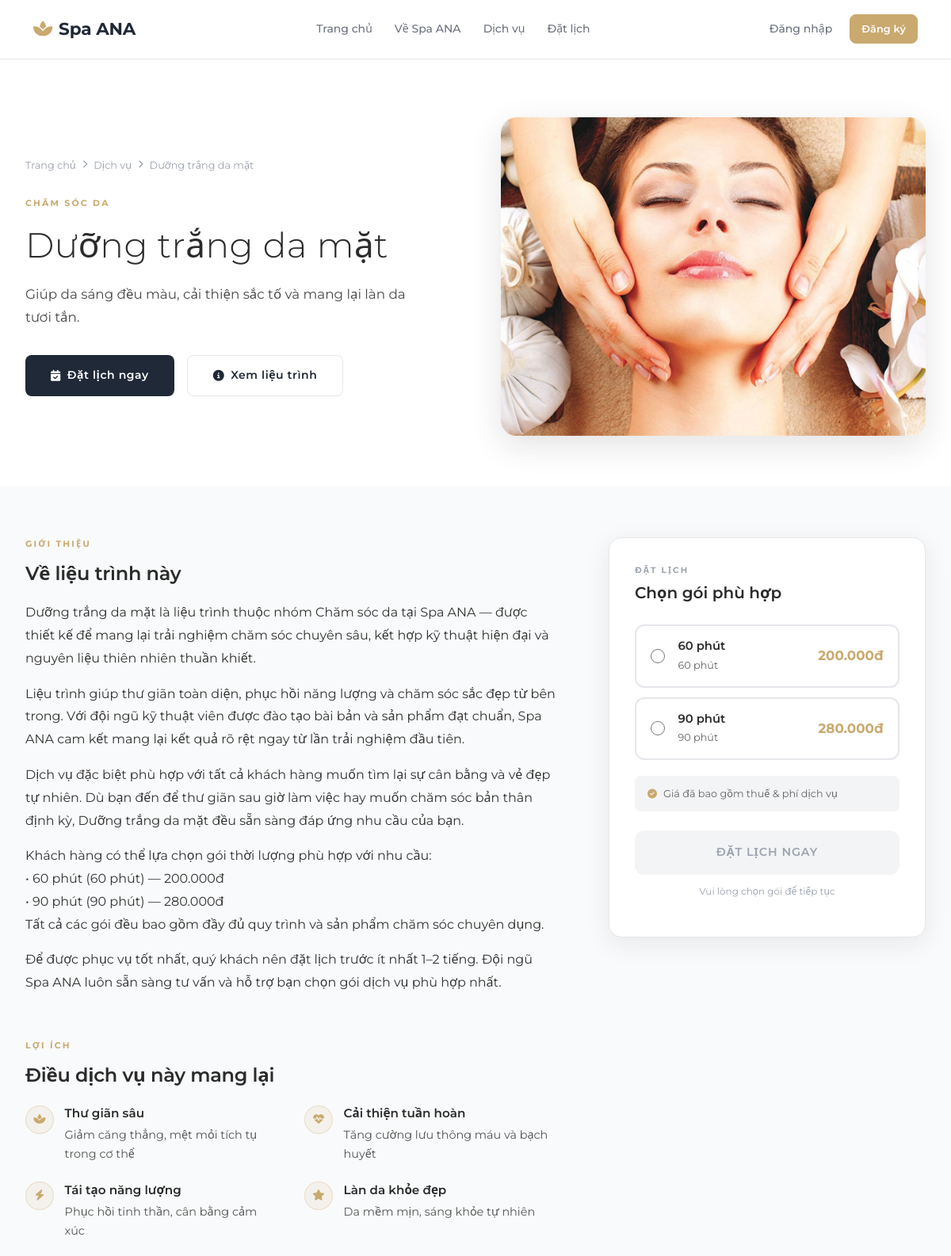
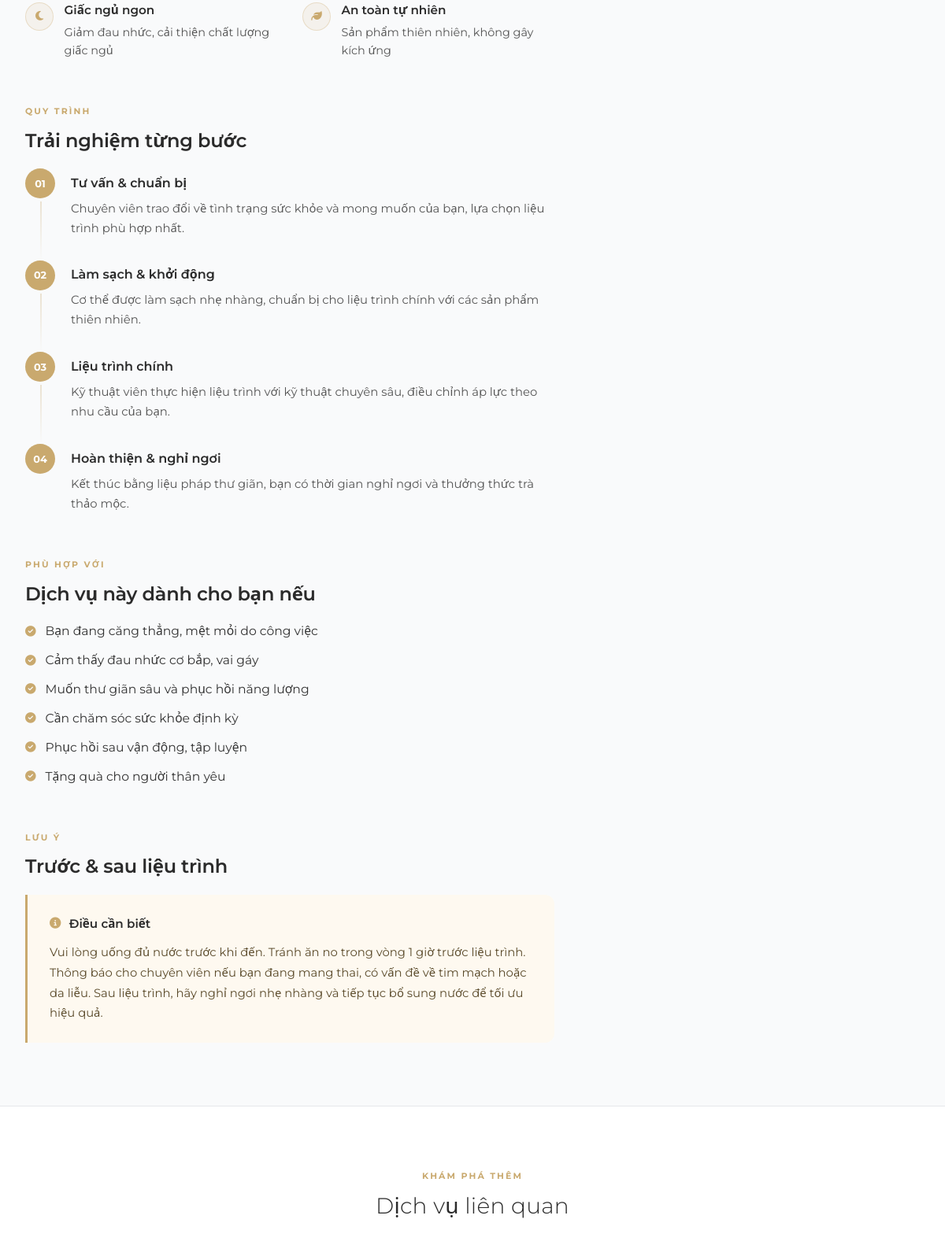
The page /service/1/ (upper part) on the database its author committed (2 pictures, top to bottom).
### spa_services/models.py (models this page shows, shortened)
class Service(models.Model):
    STATUS_CHOICES = [
        ('ACTIVE', 'Đang hoạt động'),
        ('INACTIVE', 'Ngừng hoạt động'),
    ]
    category = models.ForeignKey(
        ServiceCategory, on_delete=models.PROTECT,
        related_name='services', verbose_name='Danh mục'
    )
    code = models.CharField(max_length=10, unique=True, blank=True, verbose_name='Mã dịch vụ')
    name = models.CharField(max_length=150, verbose_name='Tên dịch vụ')
    slug = models.SlugField(max_length=150, unique=True, blank=True, null=True, verbose_name='Slug')
    short_description = models.CharField(max_length=255, blank=True, null=True, verbose_name='Mô tả ngắn')
    description = models.TextField(blank=True, null=True, verbose_name='Mô tả chi tiết')
    status = models.CharField(max_length=20, choices=STATUS_CHOICES, default='ACTIVE', verbose_name='Trạng thái')
    image = models.ImageField(
        upload_to='services/',
        blank=False,
        null=False,
        default='',
        verbose_name='Hình ảnh dịch vụ'
    )
    created_by = models.ForeignKey(
        User, on_delete=models.PROTECT,
        related_name='services_created', verbose_name='Người tạo'
    )
    updated_by = models.ForeignKey(
        User, on_delete=models.SET_NULL,
        null=True, blank=True,
        related_name='services_updated', verbose_name='Người cập nhật'
    )
    created_at = models.DateTimeField(auto_now_add=True, verbose_name='Thời điểm tạo')
    updated_at = models.DateTimeField(auto_now=True, null=True, blank=True, verbose_name='Thời điểm cập nhật')
    class Meta:
        db_table = 'services'
        verbose_name = 'Dịch vụ'
        verbose_name_plural = 'Dịch vụ'
        ordering = ['-created_at']
        constraints = [
            models.CheckConstraint(
                check=models.Q(status__in=['ACTIVE', 'INACTIVE']),
                name='service_status_valid'
            ),
        ]
    def get_image_url(self):
        if self.image:
            try:
                return self.image.url
            except Exception:
                pass
        return "https://images.unsplash.com/photo-1570172619644-dfd03ed5d881?w=400"

class ServiceCategory(models.Model):
    STATUS_CHOICES = [
        ('ACTIVE', 'Đang hoạt động'),
        ('INACTIVE', 'Ngừng hoạt động'),
    ]
    code = models.CharField(max_length=10, unique=True, verbose_name='Mã danh mục')
    name = models.CharField(max_length=100, unique=True, verbose_name='Tên danh mục')
    slug = models.SlugField(max_length=120, unique=True, blank=True, null=True, verbose_name='Slug')
    description = models.CharField(max_length=255, blank=True, null=True, verbose_name='Mô tả')
    status = models.CharField(max_length=20, choices=STATUS_CHOICES, default='ACTIVE', verbose_name='Trạng thái')
    sort_order = models.PositiveIntegerField(default=0, verbose_name='Thứ tự hiển thị')
    created_at = models.DateTimeField(auto_now_add=True, verbose_name='Thời điểm tạo')
    updated_at = models.DateTimeField(auto_now=True, null=True, blank=True, verbose_name='Thời điểm cập nhật')
    class Meta:
        db_table = 'service_categories'
        verbose_name = 'Danh mục dịch vụ'
        verbose_name_plural = 'Danh mục dịch vụ'
        ordering = ['sort_order', 'name']
        constraints = [
            models.CheckConstraint(
                check=models.Q(status__in=['ACTIVE', 'INACTIVE']),
                name='servicecategory_status_valid'
            ),
            models.CheckConstraint(
                check=models.Q(sort_order__gte=0),
                name='servicecategory_sort_order_non_negative'
            ),
        ]

class ServiceVariant(models.Model):
    service = models.ForeignKey(
        Service, on_delete=models.CASCADE,
        related_name='variants', verbose_name='Dịch vụ'
    )
    label = models.CharField(max_length=100, verbose_name='Tên gói',
                             help_text='Ví dụ: 60 phút, 90 phút, Gói cơ bản...')
    duration_minutes = models.PositiveIntegerField(verbose_name='Thời lượng (phút)')
    price = models.DecimalField(
        max_digits=18, decimal_places=2,
        validators=[MinValueValidator(0)],
        verbose_name='Giá (VNĐ)'
    )
    sort_order = models.PositiveIntegerField(default=0, verbose_name='Thứ tự hiển thị')
    class Meta:
        db_table = 'service_variants'
        verbose_name = 'Gói dịch vụ'
        verbose_name_plural = 'Gói dịch vụ'
        ordering = ['sort_order', 'duration_minutes']
        constraints = [
            models.CheckConstraint(
                check=models.Q(duration_minutes__gt=0),
                name='variant_duration_positive'
            ),
            models.CheckConstraint(
                check=models.Q(price__gte=0),
                name='variant_price_non_negative'
            ),
        ]

### spa_services/views.py (the view, shortened to what this page needs)
# urls.py: path('service/<int:service_id>/', views.service_detail, name='service_detail'),
def service_detail(request, service_id):
    try:
        service = Service.objects.get(id=service_id, status='ACTIVE')
    except Service.DoesNotExist:
        return render(request, 'spa_services/service_detail.html', {
            'service': None,
            'not_found': True,
            'related_services': [],
        }, status=404)
    try:
        related_services = (
            Service.objects
            .filter(category=service.category, status='ACTIVE')
            .exclude(id=service_id)
            .prefetch_related('variants')
            .annotate(
                min_price=Min('variants__price'),
                max_price=Max('variants__price'),
                min_duration=Min('variants__duration_minutes'),
                max_duration=Max('variants__duration_minutes'),
                variant_count=Count('variants'),
            )[:4]
        )
    except Exception:
        related_services = []
    return render(request, 'spa_services/service_detail.html', {
        'service': service,
        'related_services': related_services,
    })

### templates/spa_services/service_detail.html (shortened to what this page needs)
{% extends 'spa/base.html' %}
{% load spa_filters %}
{% block content %}
{% if not_found %}
<div class="container" style="padding: 5rem 1rem; text-align: center;">
  <i class="fas fa-exclamation-circle" style="font-size:2.5rem; color:#c8a97e; margin-bottom:1rem; display:block;"></i>
  <p style="font-size:1.05rem; color:#555;">Dịch vụ không tồn tại hoặc đã bị xóa.</p>
  <a href="{% url 'spa_services:service_list' %}" class="sd-btn sd-btn--outline" style="display:inline-flex; margin-top:1rem;">
    <i class="fas fa-arrow-left"></i>&nbsp; Quay lại danh sách dịch vụ
  </a>
</div>
{% else %}
<section class="sd-hero">
  <div class="sd-hero__grid">
    <div class="sd-hero__content">
      <nav class="sd-breadcrumb">
        <a href="{% url 'pages:home' %}">Trang chủ</a>
        <i class="fas fa-chevron-right"></i>
        <a href="{% url 'spa_services:service_list' %}">Dịch vụ</a>
        <i class="fas fa-chevron-right"></i>
        <span>{{ service.name }}</span>
      </nav>
      <span class="sd-hero__cat">{{ service.category.name|default:"Dịch vụ spa" }}</span>
      <h1 class="sd-hero__title">{{ service.name }}</h1>
      {% if service.short_description %}
        <p class="sd-hero__desc">{{ service.short_description }}</p>
      {% else %}
        <p class="sd-hero__desc">Trải nghiệm thư giãn toàn diện, được thiết kế riêng cho bạn</p>
      {% endif %}
      <div class="sd-hero__actions">
        <a href="#booking-card" class="sd-btn sd-btn--primary">
          <i class="fas fa-calendar-check"></i> Đặt lịch ngay
        </a>
        <button onclick="document.querySelector('.sd-body').scrollIntoView({behavior:'smooth'})"
                class="sd-btn sd-btn--outline">
          <i class="fas fa-info-circle"></i> Xem liệu trình
        </button>
      </div>
    </div>
    <div class="sd-hero__img-wrap">
      <img class="sd-hero__img"
           src="{{ service.get_image_url }}"
           alt="{{ service.name }}">
    </div>
  </div>
</section>
<div class="sd-body">
  <div class="sd-body__grid">
    <div class="sd-left">
      {% if service.description %}
      <div class="sd-section">
        <span class="sd-section__eyebrow">Giới thiệu</span>
        <h2 class="sd-section__title">Về liệu trình này</h2>
        <div class="sd-desc">
          {{ service.description|linebreaks }}
        </div>
      </div>
      {% endif %}
      <div class="sd-section">
        <span class="sd-section__eyebrow">Lợi ích</span>
        <h2 class="sd-section__title">Điều dịch vụ này mang lại</h2>
        <ul class="sd-benefits">
          <li class="sd-benefits__item">
            <div class="sd-benefits__icon"><i class="fas fa-spa"></i></div>
            <div class="sd-benefits__text">
              <strong>Thư giãn sâu</strong>
              <p>Giảm căng thẳng, mệt mỏi tích tụ trong cơ thể</p>
            </div>
          </li>
          <li class="sd-benefits__item">
            <div class="sd-benefits__icon"><i class="fas fa-heartbeat"></i></div>
            <div class="sd-benefits__text">
              <strong>Cải thiện tuần hoàn</strong>
              <p>Tăng cường lưu thông máu và bạch huyết</p>
            </div>
          </li>
          <li class="sd-benefits__item">
            <div class="sd-benefits__icon"><i class="fas fa-bolt"></i></div>
            <div class="sd-benefits__text">
              <strong>Tái tạo năng lượng</strong>
              <p>Phục hồi tinh thần, cân bằng cảm xúc</p>
            </div>
          </li>
          <li class="sd-benefits__item">
            <div class="sd-benefits__icon"><i class="fas fa-star"></i></div>
            <div class="sd-benefits__text">
              <strong>Làn da khỏe đẹp</strong>
              <p>Da mềm mịn, sáng khỏe tự nhiên</p>
            </div>
          </li>
          <li class="sd-benefits__item">
            <div class="sd-benefits__icon"><i class="fas fa-moon"></i></div>
            <div class="sd-benefits__text">
              <strong>Giấc ngủ ngon</strong>
              <p>Giảm đau nhức, cải thiện chất lượng giấc ngủ</p>
            </div>
          </li>
          <li class="sd-benefits__item">
            <div class="sd-benefits__icon"><i class="fas fa-leaf"></i></div>
            <div class="sd-benefits__text">
              <strong>An toàn tự nhiên</strong>
              <p>Sản phẩm thiên nhiên, không gây kích ứng</p>
            </div>
          </li>
        </ul>
      </div>
      <div class="sd-section">
        <span class="sd-section__eyebrow">Quy trình</span>
        <h2 class="sd-section__title">Trải nghiệm từng bước</h2>
        <ul class="sd-steps">
          <li class="sd-step">
            <span class="sd-step__num">01</span>
            <div class="sd-step__content">
              <div class="sd-step__title">Tư vấn & chuẩn bị</div>
              <p class="sd-step__desc">Chuyên viên trao đổi về tình trạng sức khỏe và mong muốn của bạn, lựa chọn liệu trình phù hợp nhất.</p>
            </div>
          </li>
          <li class="sd-step">
            <span class="sd-step__num">02</span>
            <div class="sd-step__content">
              <div class="sd-step__title">Làm sạch & khởi động</div>
              <p class="sd-step__desc">Cơ thể được làm sạch nhẹ nhàng, chuẩn bị cho liệu trình chính với các sản phẩm thiên nhiên.</p>
            </div>
          </li>
          <li class="sd-step">
            <span class="sd-step__num">03</span>
            <div class="sd-step__content">
              <div class="sd-step__title">Liệu trình chính</div>
              <p class="sd-step__desc">Kỹ thuật viên thực hiện liệu trình với kỹ thuật chuyên sâu, điều chỉnh áp lực theo nhu cầu của bạn.</p>
            </div>
          </li>
          <li class="sd-step">
            <span class="sd-step__num">04</span>
            <div class="sd-step__content">
              <div class="sd-step__title">Hoàn thiện & nghỉ ngơi</div>
              <p class="sd-step__desc">Kết thúc bằng liệu pháp thư giãn, bạn có thời gian nghỉ ngơi và thưởng thức trà thảo mộc.</p>
            </div>
          </li>
        </ul>
      </div>
      <div class="sd-section">
        <span class="sd-section__eyebrow">Phù hợp với</span>
        <h2 class="sd-section__title">Dịch vụ này dành cho bạn nếu</h2>
        <div class="sd-suitable">
          <div class="sd-suitable__item">
            <i class="fas fa-circle-check"></i>
            <span>Bạn đang căng thẳng, mệt mỏi do công việc</span>
          </div>
          <div class="sd-suitable__item">
            <i class="fas fa-circle-check"></i>
            <span>Cảm thấy đau nhức cơ bắp, vai gáy</span>
          </div>
          <div class="sd-suitable__item">
            <i class="fas fa-circle-check"></i>
            <span>Muốn thư giãn sâu và phục hồi năng lượng</span>
          </div>
          <div class="sd-suitable__item">
            <i class="fas fa-circle-check"></i>
            <span>Cần chăm sóc sức khỏe định kỳ</span>
          </div>
          <div class="sd-suitable__item">
            <i class="fas fa-circle-check"></i>
            <span>Phục hồi sau vận động, tập luyện</span>
          </div>
          <div class="sd-suitable__item">
            <i class="fas fa-circle-check"></i>
            <span>Tặng quà cho người thân yêu</span>
          </div>
        </div>
      </div>
      <div class="sd-section">
        <span class="sd-section__eyebrow">Lưu ý</span>
        <h2 class="sd-section__title">Trước & sau liệu trình</h2>
        <div class="sd-notes">
          <div class="sd-notes__title">
            <i class="fas fa-circle-info"></i>
            <span>Điều cần biết</span>
          </div>
          <p class="sd-notes__text">
            Vui lòng uống đủ nước trước khi đến. Tránh ăn no trong vòng 1 giờ trước liệu trình.
            Thông báo cho chuyên viên nếu bạn đang mang thai, có vấn đề về tim mạch hoặc da liễu.
            Sau liệu trình, hãy nghỉ ngơi nhẹ nhàng và tiếp tục bổ sung nước để tối ưu hiệu quả.
          </p>
        </div>
      </div>
    </div>
    <div class="sd-right">
      <div class="sd-card" id="booking-card">
        <div class="sd-card__header">
          <div class="sd-card__eyebrow">Đặt lịch</div>
          <h3 class="sd-card__title">Chọn gói phù hợp</h3>
        </div>
        {% with variants=service.variants.all %}
        {% if variants %}
          <div class="sd-variants">
            {% for v in variants %}
            <label class="sd-variant">
              <input type="radio"
                     class="sd-variant__radio"
                     name="selected_variant"
                     value="{{ v.id }}"
                     data-duration="{{ v.duration_minutes }}"
                     data-price="{{ v.price }}"
                     onchange="onVariantChange(this)">
              <div class="sd-variant__info">
                <div class="sd-variant__name">{{ v.label }}</div>
                <div class="sd-variant__duration">{{ v.duration_minutes }} phút</div>
              </div>
              <div class="sd-variant__price">{{ v.price|vnd }}</div>
            </label>
            {% endfor %}
          </div>
          <div class="sd-card__note">
            <i class="fas fa-circle-check"></i>
            <span>Giá đã bao gồm thuế & phí dịch vụ</span>
          </div>
          <button class="sd-card__btn" id="btnBook" disabled
                  onclick="goToBooking({{ service.id }})">
            Đặt lịch ngay
          </button>
          <p class="sd-card__hint" id="bookingNote">Vui lòng chọn gói để tiếp tục</p>
        {% endif %}
        {% endwith %}
        </div>
      </div>
    </div>
  </div>
{% if related_services %}
<section class="sd-related">
  <div class="sd-related__container">
    <div class="sd-related__header">
      <div class="sd-related__eyebrow">Khám phá thêm</div>
      <h2 class="sd-related__title">Dịch vụ liên quan</h2>
    </div>
  </div>
</section>
{% endif %}
{% endif %}
{% endblock %}

### rows shown on the page
Service: name "Dưỡng trắng da mặt", category.name "CHĂM SÓC DA", short_description "Giúp da sáng đều màu, cải thiện sắc tố và mang lại làn da tươi tắn.", get_image_url (picture), description "Dưỡng trắng da mặt là liệu trình thuộc nhóm Chăm sóc da tại Spa ANA — được thiết kế để mang lại trải nghiệm chăm sóc chuyên sâu, kết hợp kỹ thuật hiện đại và nguyên liệu thiên nhiên thuần khiết. Liệu trình giúp thư giãn toàn diện, phục hồi năng lượng và chăm sóc sắc đẹp từ bên trong. Với đội ngũ kỹ thuật viên được đào tạo bài bản và sản phẩm đạt chuẩn, Spa ANA cam kết mang lại kết quả rõ rệt ngay từ lần trải nghiệm đầu tiên. Dịch vụ đặc biệt phù hợp với tất cả khách hàng muốn tìm lại sự cân bằng và vẻ đẹp tự nhiên. Dù bạn đến để thư giãn sau giờ làm việc hay muốn chăm sóc bản thân định kỳ, Dưỡng trắng da mặt đều sẵn sàng đáp ứng nhu cầu của bạn. Khách hàng có thể lựa chọn gói thời lượng phù…"
ServiceVariant: label "60 phút", duration_minutes "60", price|vnd "200.000đ"
ServiceVariant: label "90 phút", duration_minutes "90", price|vnd "280.000đ"
